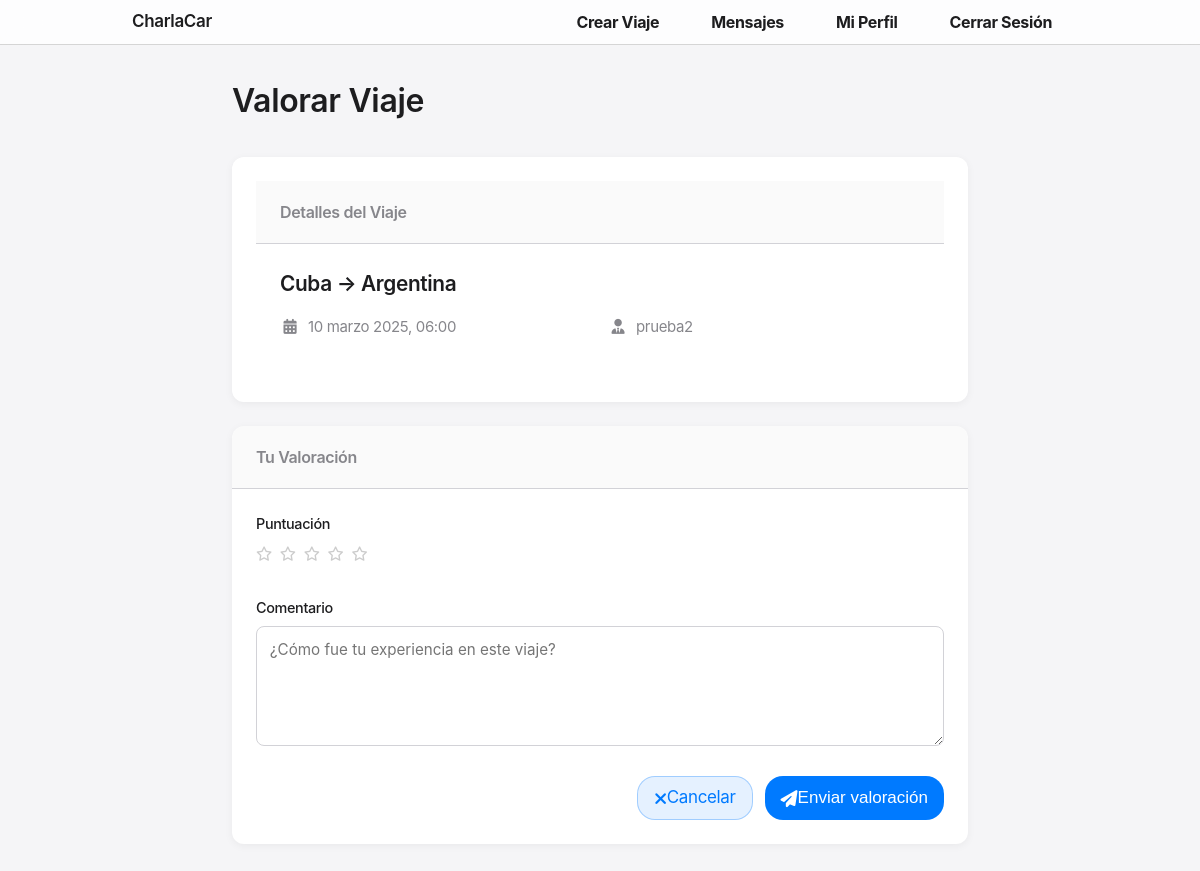
The page /reviews/create/13/ (signed in) on the database its author committed.
### rides/models.py (models this page shows, shortened)
class Ride(models.Model):
    driver = models.ForeignKey(User, on_delete=models.CASCADE, related_name='rides_as_driver')
    passengers = models.ManyToManyField(User, related_name='rides_as_passenger', blank=True)
    origin = models.CharField(max_length=100)
    destination = models.CharField(max_length=100)
    departure_time = models.DateTimeField()
    total_seats = models.PositiveIntegerField()
    price = models.DecimalField(max_digits=7, decimal_places=2)

### reviews/views.py (the view)
# urls.py: path('create/<int:ride_id>/', views.create, name='create'),
@login_required
def create(request, ride_id):
    ride = get_object_or_404(Ride, pk=ride_id)
    if request.user != ride.driver and request.user not in ride.passengers.all():
        messages.error(request, "Solo puedes valorar viajes en los que hayas participado.")
        return redirect('rides:ride_detail', ride_id=ride_id)
    existing_review = Review.objects.filter(ride=ride, user=request.user).first()
    if existing_review:
        messages.info(request, "Ya has valorado este viaje anteriormente.")
        return redirect('rides:ride_detail', ride_id=ride_id)
    from django.utils import timezone
    if ride.departure_time > timezone.now():
        messages.error(request, "Solo puedes valorar viajes que ya hayan ocurrido.")
        return redirect('rides:ride_detail', ride_id=ride_id)
    if request.method == 'POST':
        form = ReviewForm(request.POST)
        if form.is_valid():
            review = form.save(commit=False)
            review.user = request.user
            review.ride = ride
            review.save()
            messages.success(request, "Tu valoración ha sido registrada correctamente.")
            return redirect('rides:ride_detail', ride_id=ride_id)
    else:
        form = ReviewForm()
    context = {
        'form': form,
        'ride': ride
    }
    return render(request, 'create_review.html', context)

### reviews/forms.py (shortened to what this page needs)
class ReviewForm(forms.ModelForm):
    RATING_CHOICES = [
        (1, '⭐'),
        (2, '⭐⭐'),
        (3, '⭐⭐⭐'),
        (4, '⭐⭐⭐⭐'),
        (5, '⭐⭐⭐⭐⭐'),
    ]
    rating = forms.ChoiceField(
        choices=RATING_CHOICES,
        widget=forms.RadioSelect,
        label="Puntuación"
    )
    comment = forms.CharField(
        widget=forms.Textarea(attrs={
            'class': 'form-control',
            'rows': 4,
            'placeholder': 'Comparte tu experiencia sobre este viaje...'
        }),
        label="Comentario",
        required=False
    )
    class Meta:
        model = Review
        fields = ['rating', 'comment']

### reviews/templates/create_review.html (shortened to what this page needs)
{% extends 'base.html' %}
{% load static %}
{% block extra_styles %}
<link rel="stylesheet" href="{% static 'css/pages/profile.css' %}">
<link rel="stylesheet" href="https://cdnjs.cloudflare.com/ajax/libs/font-awesome/6.4.0/css/all.min.css">
{% endblock %}
{% block content %}
<div class="page-container">
    <div class="page-header">
        <h1 class="page-title">Valorar Viaje</h1>
    </div>
    <div class="ride-card">
        <div class="ride-header">
            <h2 class="header-text">Detalles del Viaje</h2>
        </div>
        <div class="ride-body">
            <h3 class="ride-title">{{ ride.origin }} → {{ ride.destination }}</h3>
            <div class="ride-info">
                <div class="info-item">
                    <i class="fas fa-calendar-alt info-icon"></i>
                    {{ ride.departure_time|date:"j F Y, H:i" }}
                </div>
                <div class="info-item">
                    <i class="fas fa-user-tie info-icon"></i>
                    {{ ride.driver.username }}
                </div>
            </div>
        </div>
    </div>
    <div class="review-form-card">
        <div class="form-header">
            <h2 class="header-text">Tu Valoración</h2>
        </div>
        <div class="form-body">
            <form method="post">
                <div class="form-group">
                    <label class="form-label">{{ form.rating.label }}</label>
                    <div class="star-rating">
                        {% for i in "12345" %}
                            <label for="star-{{ forloop.counter }}">
                                <i class="far fa-star"></i>
                            </label>
                        {% endfor %}
                    </div>
                </div>
                <div class="form-group">
                    <label class="form-label">{{ form.comment.label }}</label>
                    <textarea name="comment" class="form-comment" placeholder="¿Cómo fue tu experiencia en este viaje?">{{ form.comment.value|default:'' }}</textarea>
                </div>
                <div class="form-actions">
                    <a href="{% url 'rides:ride_detail' ride.id %}" class="button button-secondary">
                        <i class="fas fa-times"></i> Cancelar
                    </a>
                    <button type="submit" class="button button-primary">
                        <i class="fas fa-paper-plane"></i> Enviar valoración
                    </button>
                </div>
            </form>
        </div>
    </div>
</div>
{% endblock %}

### static/css/base.css (style rules this page uses)
:root { --color-primary: #0066CC; --color-primary-hover: #0055B3; --color-secondary: #86868b; --color-text: #1d1d1f; --color-background: #FBFBFD; --color-white: #ffffff; --color-border: #d2d2d7; --font-family-text: "SF Pro Text", -apple-system, BlinkMacSystemFont, "Helvetica Neue", Arial, sans-serif; --font-family-display: "SF Pro Display", -apple-system, BlinkMacSystemFont, "Helvetica Neue", Arial, sans-serif; --font-size-xs: 12px; --font-size-sm: 14px; --font-size-base: 17px; --font-size-lg: 21px; --font-size-xl: 40px; --font-size-2xl: 48px; --font-size-3xl: 56px; --font-size-4xl: 80px; --line-height-tight: 1.1; --line-height-base: 1.47059; --container-width: 980px; --spacing-xs: 4px; --spacing-sm: 8px; --spacing-md: 16px; --spacing-lg: 24px; --spacing-xl: 32px; --spacing-2xl: 48px; --border-radius-sm: 12px; --border-radius-lg: 14px; --border-radius-xl: 18px; --border-radius-full: 999px; --shadow-sm: 0 2px 5px rgba(0, 0, 0, 0.05); --shadow-md: 0 4px 12px rgba(0, 0, 0, 0.08); --shadow-lg: 0 8px 16px rgba(0, 0, 0, 0.12); --transition: all 0.3s cubic-bezier(0.4, 0, 0.2, 1); }
* { margin: 0; padding: 0; box-sizing: border-box; }
body { font-family: var(--font-family-text); background-color: var(--color-background); color: var(--color-text); line-height: var(--line-height-base); font-weight: 400; letter-spacing: -0.022em; -webkit-font-smoothing: antialiased; -moz-osx-font-smoothing: grayscale; overflow-x: hidden; }
h1, h2, h3, h4, h5, h6 { font-family: var(--font-family-display); }

### static/css/components.css (style rules this page uses)
.button { display: inline-flex; align-items: center; justify-content: center; padding: var(--spacing-sm) var(--spacing-md); border-radius: var(--border-radius-xl); font-size: var(--font-size-base); font-weight: 400; text-decoration: none; transition: var(--transition); cursor: pointer; border: none; }
.button-primary { background-color: var(--color-primary); color: var(--color-white); }
.button-secondary { background-color: var(--color-background); color: var(--color-text); }
.form-group { margin-bottom: var(--spacing-md); }
.form-group label { display: block; margin-bottom: var(--spacing-xs); font-size: 0.875rem; color: var(--color-secondary); font-weight: 500; }
.ride-card { background-color: rgba(255, 255, 255, 0.65); border-radius: var(--border-radius-lg); padding: var(--spacing-lg); border: none; box-shadow: var(--shadow-sm); backdrop-filter: saturate(150%) blur(20px); -webkit-backdrop-filter: saturate(150%) blur(20px); transition: var(--transition); }
.ride-title { font-size: 20px; font-weight: 600; margin-bottom: var(--spacing-md); color: var(--color-text); }
.ride-info { font-size: 15px; color: var(--color-secondary); margin-bottom: var(--spacing-md); }

### static/css/pages/profile.css (style rules this page uses)
:root { --primary-color: #007aff; --secondary-color: #34c759; --background-color: #f5f5f7; --card-background: #ffffff; --text-primary: #1d1d1f; --text-secondary: #86868b; --border-color: #d2d2d7; --error-color: #ff3b30; --shadow: rgba(0, 0, 0, 0.05); --transition: all 0.2s ease; }
body { background-color: var(--background-color); margin: 0; font-family: -apple-system, BlinkMacSystemFont, 'Segoe UI', Roboto, Helvetica, Arial, sans-serif; color: var(--text-primary); line-height: 1.5; }
.button-primary { background-color: var(--primary-color); color: white; border: none; }
.button-secondary { background-color: rgba(0, 122, 255, 0.1); color: var(--primary-color); border: 1px solid rgba(0, 122, 255, 0.3); }
.ride-title { font-size: 1rem; font-weight: 600; margin-bottom: 0.75rem; color: var(--text-primary); }
.ride-info { margin-bottom: 1rem; }
.info-icon { width: 16px; text-align: center; margin-right: 0.4rem; color: var(--text-secondary); }
.form-group { margin-bottom: 1rem; }
.form-group label { display: block; margin-bottom: 0.5rem; font-weight: 500; font-size: 0.9rem; color: var(--text-primary); }

### rows shown on the page
Ride: origin "Cuba", destination "Argentina", departure_time "10 marzo 2025, 06:00", driver.username "prueba2"
